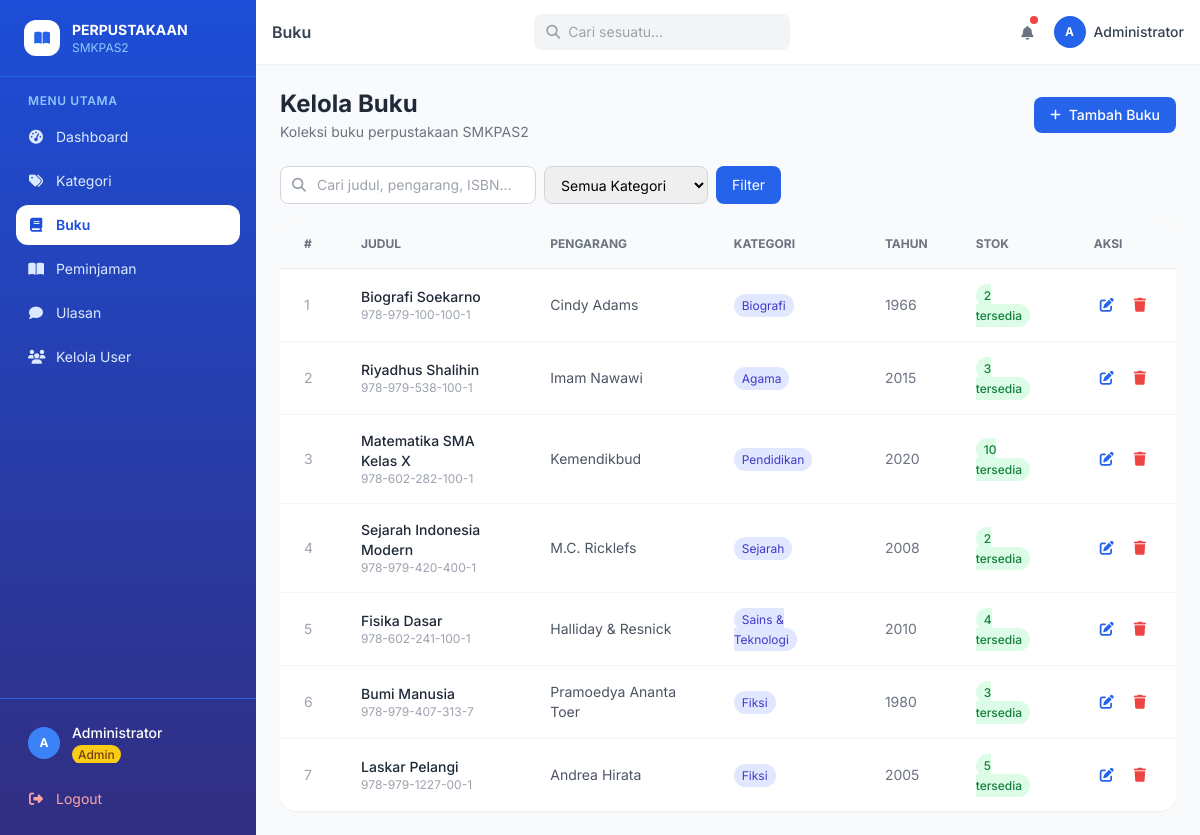
Screenshot of /tables.php (signed in) with the database file from the repository.
### tables this page shows
CREATE TABLE buku (
    id INT AUTO_INCREMENT PRIMARY KEY,
    judul VARCHAR(200) NOT NULL,
    pengarang VARCHAR(100) NOT NULL,
    penerbit VARCHAR(100),
    tahun_terbit YEAR,
    isbn VARCHAR(20) UNIQUE,
    id_kategori INT,
    stok INT DEFAULT 1,
    deskripsi TEXT,
    cover VARCHAR(255) DEFAULT NULL,
    created_at TIMESTAMP DEFAULT CURRENT_TIMESTAMP,
    FOREIGN KEY (id_kategori) REFERENCES kategori(id) ON DELETE SET NULL
);

CREATE TABLE kategori (
    id INT AUTO_INCREMENT PRIMARY KEY,
    nama_kategori VARCHAR(100) NOT NULL,
    deskripsi TEXT,
    created_at TIMESTAMP DEFAULT CURRENT_TIMESTAMP
);

### koneksi.php (called while the page is built, shortened)
<?php
function isAdmin() {
    return isset($_SESSION['user']['level']) && $_SESSION['user']['level'] === 'admin';
}
function isAdminOrPetugas() {
    return isAdmin();
}
?>

### tables.php (the view, shortened to what this page needs)
<?php
include 'koneksi.php';
$isStaff   = isAdminOrPetugas();
$search  = mysqli_real_escape_string($koneksi, trim($_GET['q'] ?? ''));
$where   = "WHERE 1=1";
$data      = mysqli_query($koneksi, "SELECT b.*, k.nama_kategori FROM buku b LEFT JOIN kategori k ON b.id_kategori=k.id $where ORDER BY b.id DESC");
include 'includes/header.php';
?>
<div class="flex items-center justify-between mb-6">
    <div>
        <h1 class="text-2xl font-bold text-gray-800"><?= $isStaff ? 'Kelola Buku' : 'Katalog Buku' ?></h1>
        <p class="text-gray-500 text-sm mt-0.5">Koleksi buku perpustakaan SMKPAS2</p>
    </div>
    <?php if ($isStaff): ?>
    <button onclick="openModal('modalTambah')" class="flex items-center gap-2 bg-blue-600 hover:bg-blue-700 text-white text-sm font-medium px-4 py-2 rounded-lg transition">
        <i class="fas fa-plus text-xs"></i> Tambah Buku
    </button>
    <?php endif; ?>
</div>
<form method="GET" class="mb-4 flex flex-wrap gap-2">
    <div class="relative">
        <span class="absolute inset-y-0 left-3 flex items-center text-gray-400"><i class="fas fa-search text-sm"></i></span>
        <input type="text" name="q" value="<?= htmlspecialchars($search) ?>" placeholder="Cari judul, pengarang, ISBN..."
            class="pl-9 pr-4 py-2 border border-gray-300 rounded-lg text-sm focus:outline-none focus:ring-2 focus:ring-blue-500 w-64">
    </div>
    <select name="kat" class="px-3 py-2 border border-gray-300 rounded-lg text-sm focus:outline-none focus:ring-2 focus:ring-blue-500">
        <option value="">Semua Kategori</option>
    </select>
    <button class="px-4 py-2 bg-blue-600 hover:bg-blue-700 text-white rounded-lg text-sm transition">Filter</button>
</form>
<div class="bg-white rounded-2xl shadow-sm overflow-hidden">
    <div class="overflow-x-auto">
        <table class="w-full text-sm">
            <thead class="bg-gray-50 border-b">
                <tr class="text-left text-xs text-gray-500 uppercase">
                    <th class="px-6 py-4">#</th>
                    <th class="px-6 py-4">Judul</th>
                    <th class="px-6 py-4">Pengarang</th>
                    <th class="px-6 py-4">Kategori</th>
                    <th class="px-6 py-4">Tahun</th>
                    <th class="px-6 py-4">Stok</th>
                    <th class="px-6 py-4">Aksi</th>
                </tr>
            </thead>
            <tbody class="divide-y divide-gray-100">
                <?php $no = 1; while ($row = mysqli_fetch_assoc($data)): ?>
                <tr class="hover:bg-gray-50">
                    <td class="px-6 py-4 text-gray-400"><?= $no++ ?></td>
                    <td class="px-6 py-4">
                        <p class="font-medium text-gray-800"><?= htmlspecialchars($row['judul']) ?></p>
                        <p class="text-xs text-gray-400"><?= htmlspecialchars($row['isbn'] ?: '-') ?></p>
                    </td>
                    <td class="px-6 py-4 text-gray-600"><?= htmlspecialchars($row['pengarang']) ?></td>
                    <td class="px-6 py-4">
                        <span class="px-2 py-1 bg-indigo-100 text-indigo-700 rounded-full text-xs"><?= htmlspecialchars($row['nama_kategori'] ?: '-') ?></span>
                    </td>
                    <td class="px-6 py-4 text-gray-500"><?= $row['tahun_terbit'] ?: '-' ?></td>
                    <td class="px-6 py-4">
                        <span class="px-2 py-1 rounded-full text-xs font-medium <?= $row['stok'] > 0 ? 'bg-green-100 text-green-700' : 'bg-red-100 text-red-700' ?>">
                            <?= $row['stok'] ?> tersedia
                        </span>
                    </td>
                    <td class="px-6 py-4">
                        <?php if ($isStaff): ?>
                        <div class="flex gap-2">
                            <button onclick='openEditModal(<?= json_encode($row) ?>)' class="p-1.5 text-blue-600 hover:bg-blue-50 rounded-lg transition"><i class="fas fa-edit text-sm"></i></button>
                            <a href="?hapus=<?= $row['id'] ?>" onclick="return confirm('Hapus buku ini?')" class="p-1.5 text-red-500 hover:bg-red-50 rounded-lg transition"><i class="fas fa-trash text-sm"></i></a>
                        </div>
                        <?php endif; ?>
                    </td>
                </tr>
                <?php endwhile; ?>
            </tbody>
        </table>
    </div>
</div>
<?php include 'includes/footer.php'; ?>

### includes/header.php (style rules this page uses)
body { font-family: 'Inter', sans-serif; }

### rows the page displays
buku: judul "Biografi Soekarno", isbn "978-979-100-100-1", pengarang "Cindy Adams", id_kategori.nama_kategori "Biografi", tahun_terbit "1966", stok "2"
buku: judul "Riyadhus Shalihin", isbn "978-979-538-100-1", pengarang "Imam Nawawi", id_kategori.nama_kategori "Agama", tahun_terbit "2015", stok "3"
buku: judul "Matematika SMA Kelas X", isbn "978-602-282-100-1", pengarang "Kemendikbud", id_kategori.nama_kategori "Pendidikan", tahun_terbit "2020", stok "10"
buku: judul "Sejarah Indonesia Modern", isbn "978-979-420-400-1", pengarang "M.C. Ricklefs", id_kategori.nama_kategori "Sejarah", tahun_terbit "2008", stok "2"
buku: judul "Fisika Dasar", isbn "978-602-241-100-1", pengarang "Halliday & Resnick", id_kategori.nama_kategori "Sains & Teknologi", tahun_terbit "2010", stok "4"
buku: judul "Bumi Manusia", isbn "978-979-407-313-7", pengarang "Pramoedya Ananta Toer", id_kategori.nama_kategori "Fiksi", tahun_terbit "1980", stok "3"
buku: judul "Laskar Pelangi", isbn "978-979-1227-00-1", pengarang "Andrea Hirata", id_kategori.nama_kategori "Fiksi", tahun_terbit "2005", stok "5"

### other values shown
substr($_SESSION['user']['nama'] ?? 'U', 0, 1) "A"
$_SESSION['user']['nama'] "Administrator"
$pageTitle "Buku"
